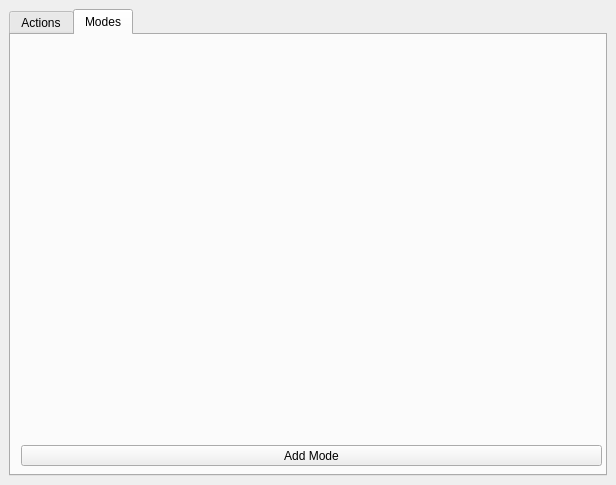
<?xml version="1.0" encoding="UTF-8"?>
<ui version="4.0">
 <class>MainWindow</class>
 <widget class="QMainWindow" name="MainWindow">
  <property name="geometry">
   <rect>
    <x>0</x>
    <y>0</y>
    <width>616</width>
    <height>485</height>
   </rect>
  </property>
  <property name="minimumSize">
   <size>
    <width>322</width>
    <height>311</height>
   </size>
  </property>
  <property name="windowTitle">
   <string>MainWindow</string>
  </property>
  <widget class="QWidget" name="centralwidget">
   <property name="minimumSize">
    <size>
     <width>322</width>
     <height>307</height>
    </size>
   </property>
   <layout class="QVBoxLayout" name="verticalLayout">
    <item>
     <widget class="QTabWidget" name="tabWidget">
      <property name="minimumSize">
       <size>
        <width>301</width>
        <height>291</height>
       </size>
      </property>
      <property name="tabPosition">
       <enum>QTabWidget::North</enum>
      </property>
      <property name="tabShape">
       <enum>QTabWidget::Rounded</enum>
      </property>
      <property name="currentIndex">
       <number>1</number>
      </property>
      <widget class="QWidget" name="actionTab">
       <property name="minimumSize">
        <size>
         <width>300</width>
         <height>266</height>
        </size>
       </property>
       <attribute name="title">
        <string>Actions</string>
       </attribute>
      </widget>
      <widget class="QWidget" name="modeTab">
       <property name="minimumSize">
        <size>
         <width>300</width>
         <height>266</height>
        </size>
       </property>
       <attribute name="title">
        <string>Modes</string>
       </attribute>
       <widget class="QPushButton" name="AddModeButton">
        <property name="geometry">
         <rect>
          <x>10</x>
          <y>410</y>
          <width>581</width>
          <height>21</height>
         </rect>
        </property>
        <property name="minimumSize">
         <size>
          <width>80</width>
          <height>0</height>
         </size>
        </property>
        <property name="text">
         <string>Add Mode</string>
        </property>
       </widget>
      </widget>
     </widget>
    </item>
   </layout>
  </widget>
 </widget>
 <tabstops>
  <tabstop>tabWidget</tabstop>
 </tabstops>
 <resources/>
 <connections/>
</ui>
